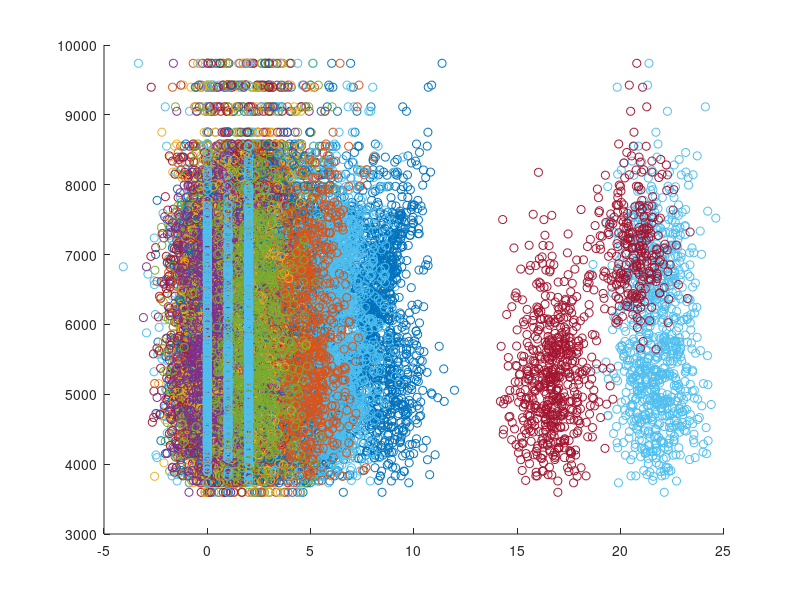

This chart was generated by the following MATLAB code:
clear all;

addpath(genpath('leastSquareGD/'));
addpath(genpath('LogisticRegression/'));
addpath(genpath('penLogisticRegression/'));
addpath(genpath('Data/'));

% load regression data
load('Chennai_regression');

%plot data
% for i=1:69
%     scatter(X_train(:,i),y_train);
%     hold on;
% end

%Split data in two y < 3400 and y > 3400 
idx = find(y_train > 3400);
y_large = y_train(idx);
X_large = X_train(idx,:);

idx = find(y_train <= 3400);
y_small = y_train(idx);
X_small = X_train(idx,:);

%plot data
% for i=1:69
%     scatter(X_small(:,i),y_small);
%     hold on;
% end

for i=1:69
    scatter(X_large(:,i),y_large);
    hold on;
end